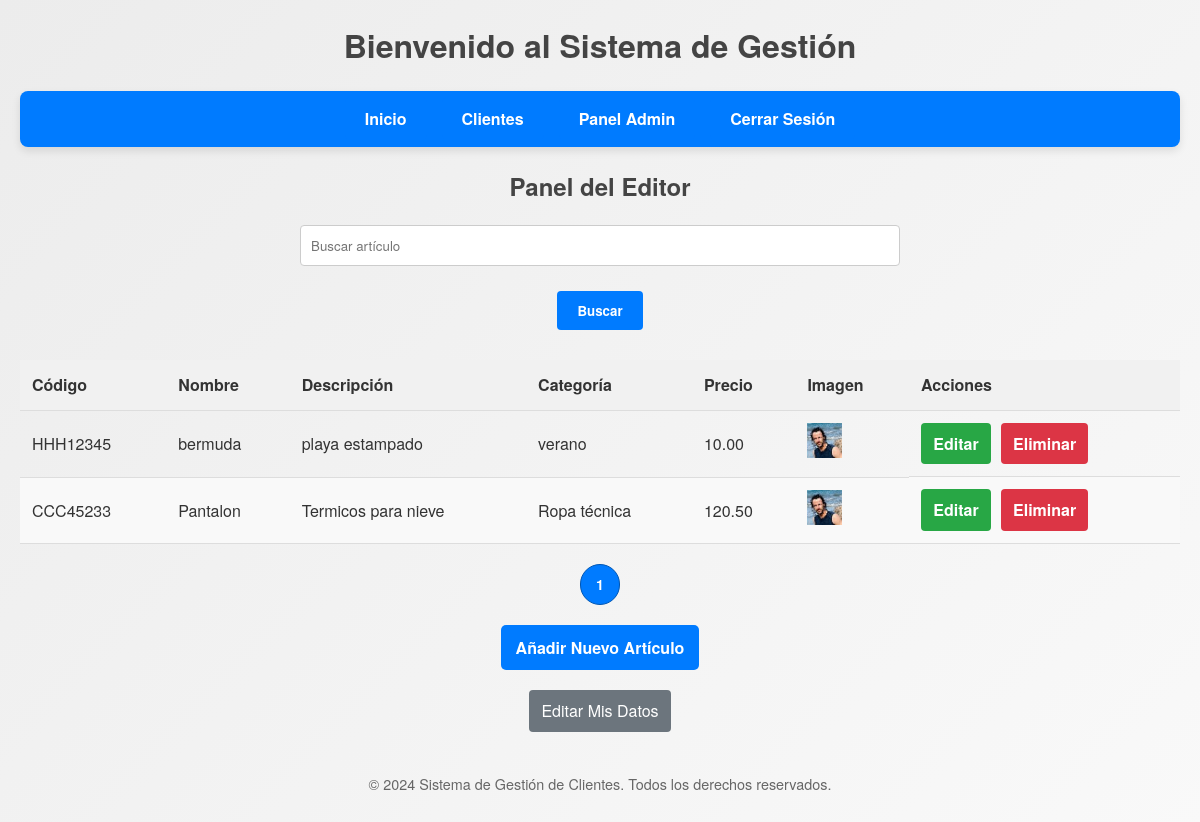
/public/editor_dashboard.php (signed in), run on the app's committed database.
### tables this page shows
CREATE TABLE `articulos` (
  `id` int(11) NOT NULL,
  `codigo` varchar(8) NOT NULL,
  `nombre` varchar(100) NOT NULL,
  `descripcion` text NOT NULL,
  `categoria` varchar(50) NOT NULL,
  `precio` decimal(10,2) NOT NULL,
  `imagen` varchar(255) NOT NULL
);

### includes/Articulo.php (called while the page is built, shortened)
<?php
class Articulo {
    private $db;
    public function __construct($db) {
        if ($db instanceof BaseDeDatos) {
            $this->db = $db;
        } else {
            throw new Exception("La clase Articulo necesita una instancia válida de BaseDeDatos.");
        }
    }
    public function listarArticulos($busqueda = '', $limite = 10, $offset = 0, $orden = 'nombre', $direccion = 'ASC') {
        $conexion = $this->db->getConexion();
        $sql = "SELECT * FROM articulos WHERE CONCAT(codigo, ' ', nombre, ' ', descripcion, ' ', categoria) LIKE :busqueda
                ORDER BY $orden $direccion LIMIT :limite OFFSET :offset";
        $stmt = $conexion->prepare($sql);
        $busqueda_param = "%" . $busqueda . "%";
        $stmt->bindParam(':busqueda', $busqueda_param, PDO::PARAM_STR);
        $stmt->bindValue(':limite', (int)$limite, PDO::PARAM_INT);
        $stmt->bindValue(':offset', (int)$offset, PDO::PARAM_INT);
        $stmt->execute();
        return $stmt->fetchAll(PDO::FETCH_ASSOC);
    }
public function contarArticulos($busqueda = '') {
    try {
        $conexion = $this->db->getConexion();
        $sql = "SELECT COUNT(*) as total FROM articulos WHERE CONCAT(codigo, ' ', nombre, ' ', descripcion, ' ', categoria) LIKE :busqueda";
        $stmt = $conexion->prepare($sql);
        $busqueda_param = "%" . $busqueda . "%";
        $stmt->bindParam(':busqueda', $busqueda_param, PDO::PARAM_STR);
        $stmt->execute();
        $result = $stmt->fetch(PDO::FETCH_ASSOC);
        return $result && isset($result['total']) ? (int) $result['total'] : 0;
    } catch (PDOException $e) {
        error_log("Error al contar los artículos: " . $e->getMessage());
        throw new Exception("Error al contar los artículos: " . $e->getMessage());
    }
}
}

### public/editor_dashboard.php (the view, shortened to what this page needs)
<?php
require_once '../includes/header.php';
require_once '../includes/Articulo.php';
$db = new BaseDeDatos();
$articulo = new Articulo($db);
$pagina = isset($_GET['pagina']) ? (int)$_GET['pagina'] : 1;
$limite = 10;
$offset = ($pagina - 1) * $limite;
$busqueda = isset($_GET['buscar']) ? trim($_GET['buscar']) : '';
$orden = isset($_GET['orden']) ? trim($_GET['orden']) : 'nombre';
$direccion = isset($_GET['direccion']) ? strtoupper(trim($_GET['direccion'])) : 'ASC';
try {
    $articulos = $articulo->listarArticulos($busqueda, $limite, $offset, $orden, $direccion);
    $totalArticulos = $articulo->contarArticulos($busqueda);
    $totalPaginas = ceil($totalArticulos / $limite);
} catch (Exception $e) {
    $error = "Error al obtener la lista de artículos: " . $e->getMessage();
}
?>
<!DOCTYPE html>
<html lang="es">
<head>
    <link href="https://cdnjs.cloudflare.com/ajax/libs/font-awesome/6.0.0-beta3/css/all.min.css" rel="stylesheet">
    <link rel="stylesheet" href="../css/styles.css">
</head>
<body>
    <h2>Panel del Editor</h2>
    <form action="editor_dashboard.php" method="get">
        <input type="text" name="buscar" placeholder="Buscar artículo" value="<?php echo htmlspecialchars($busqueda); ?>">
        <button type="submit">Buscar</button>
    </form>
    <table>
        <thead>
            <tr>
                <th>Código</th>
                <th>Nombre</th>
                <th>Descripción</th>
                <th>Categoría</th>
                <th>Precio</th>
                <th>Imagen</th>
                <th>Acciones</th>
            </tr>
        </thead>
        <tbody>
        <?php if (!empty($articulos)): ?>
    <?php foreach ($articulos as $articulo): ?>
        <tr>
            <td><?php echo htmlspecialchars($articulo['codigo']); ?></td>
            <td><?php echo htmlspecialchars($articulo['nombre']); ?></td>
            <td><?php echo htmlspecialchars($articulo['descripcion']); ?></td>
            <td><?php echo htmlspecialchars($articulo['categoria']); ?></td>
            <td><?php echo htmlspecialchars($articulo['precio']); ?></td>
            <td>
                <img src="../uploads/articulos/<?php echo htmlspecialchars($articulo['imagen']); ?>" class="table-img" alt="Imagen del Artículo">
            </td>
            <td class="actions">
                <div class="actions-container">
                    <a href="editar_articulo.php?id=<?php echo urlencode($articulo['id']); ?>" class="editar">Editar</a>
                    <a href="borrar_articulo.php?id=<?php echo urlencode($articulo['id']); ?>" class="borrar" onclick="return confirm('¿Está seguro de que desea eliminar este artículo?');">Eliminar</a>
                </div>
            </td>
        </tr>
    <?php endforeach; ?>
<?php else: ?>
    <tr>
        <td colspan="7">No se encontraron artículos.</td>
    </tr>
<?php endif; ?>
        </tbody>
    </table>
    <div class="paginacion">
    <?php for ($i = 1; $i <= $totalPaginas; $i++): ?>
        <a href="?pagina=<?php echo $i; ?>&busqueda=<?php echo urlencode($busqueda); ?>"
            class="btn <?php echo $i == $pagina ? 'activo' : ''; ?>">
            <?php echo $i; ?>
        </a>
    <?php endfor; ?>
</div>
    <div class="button-container">
        <a href="alta_articulo.php" class="btn-primary center-button">Añadir Nuevo Artículo</a>
        <a href="editar_editor.php" class="editar-datos">Editar Mis Datos</a>
    </div>
    <?php
    require_once '../includes/footer.php';
    ?>
</body>
</html>

### css/styles.css (style rules this page uses)
* { margin: 0; padding: 0; box-sizing: border-box; font-family: 'Helvetica Neue', Arial, sans-serif; }
body { background: linear-gradient(135deg, #ececec, #f9f9f9); color: #333; line-height: 1.6; padding: 20px; }
h1, h2 { text-align: center; margin-bottom: 20px; color: #444; }
form { display: grid; grid-gap: 15px; max-width: 600px; margin: 0 auto; }
input[type="text"], input[type="email"], input[type="password"], select { padding: 10px; border: 1px solid #ccc; border-radius: 4px; transition: all 0.3s; max-width: 100%; width: 100%; margin: 0 auto; }
button[type="button"], button[type="submit"] { padding: 10px 20px; border: none; border-radius: 4px; cursor: pointer; font-weight: bold; transition: background-color 0.3s, box-shadow 0.3s; max-width: 300px; margin: 10px auto; display: block; }
button[type="submit"] { background: #007bff; color: white; }
table { width: 100%; border-collapse: collapse; margin: 20px 0; font-size: 1rem; }
table th, table td { padding: 12px; text-align: left; border-bottom: 1px solid #ddd; }
table th { background: #f1f1f1; font-weight: bold; }
table tr:nth-child(even) { background: #f9f9f9; }
.actions { display: flex; gap: 10px; }
a.editar, a.borrar, a.add { display: inline-block; padding: 10px 20px; color: white; font-weight: bold; text-decoration: none; border-radius: 4px; transition: background-color 0.3s, box-shadow 0.3s; }
a.editar { background: #28a745; }
a.borrar { background: #dc3545; }
.btn-primary { padding: 10px 20px; background: #007bff; color: white; border: none; border-radius: 4px; cursor: pointer; font-weight: bold; transition: background-color 0.3s, box-shadow 0.3s; }
.button-container { display: flex; flex-direction: column; gap: 20px; }
.actions-container { display: flex; justify-content: center; align-items: center; gap: 10px; }
.actions-container a, .actions-container button { padding: 10px 15px; background-color: #007bff; color: white; text-decoration: none; border: none; border-radius: 5px; cursor: pointer; transition: background-color 0.3s ease; }
.actions-container a { text-decoration: none; }
.table-img { max-width: 35px; height: auto; max-height: 38px; object-fit: contain; }
table tbody td { vertical-align: middle; }
.button-container { display: flex; justify-content: center; align-items: center; width: 100%; margin: 0 auto; margin-top: 20px; }
.center-button { padding: 10px 20px; background-color: #007bff; color: #ffffff; border: none; border-radius: 5px; text-align: center; text-decoration: none; transition: background-color 0.3s; width: auto; max-width: 200px; }
.actions .borrar { background-color: #dc3545; color: #ffffff; border-radius: 4px; padding: 8px 12px; text-decoration: none; transition: background-color 0.3s; min-width: 70px; text-align: center; }
.actions .editar { background-color: #28a745; color: #ffffff; border-radius: 4px; padding: 8px 12px; text-decoration: none; transition: background-color 0.3s; min-width: 70px; text-align: center; }
.editar-datos { background-color: #6c757d; color: #ffffff; border-radius: 4px; padding: 8px 12px; text-decoration: none; transition: background-color 0.3s; min-width: 70px; text-align: center; display: inline-block; }
.paginacion { display: flex; justify-content: center; align-items: center; gap: 5px; margin: 20px 0; }
.paginacion a { text-decoration: none; padding: 8px 15px; border-radius: 20px; color: #fff; background-color: #007bff; font-size: 14px; transition: background-color 0.3s ease, transform 0.2s ease; }
.paginacion a.activo { background-color: #007bff; color: #fff; font-weight: bold; border: 1px solid #0056b3; }
.btn-primary { padding: 10px 15px; background-color: #007bff; color: #fff; font-size: 16px; border: none; border-radius: 5px; cursor: pointer; transition: background-color 0.3s; }

### data on the page
articulos: codigo "HHH12345", nombre "bermuda", descripcion "playa estampado", categoria "verano", precio "10.00", imagen (picture)
articulos: codigo "CCC45233", nombre "Pantalon", descripcion "Termicos para nieve", categoria "Ropa técnica", precio "120.50", imagen (picture)
